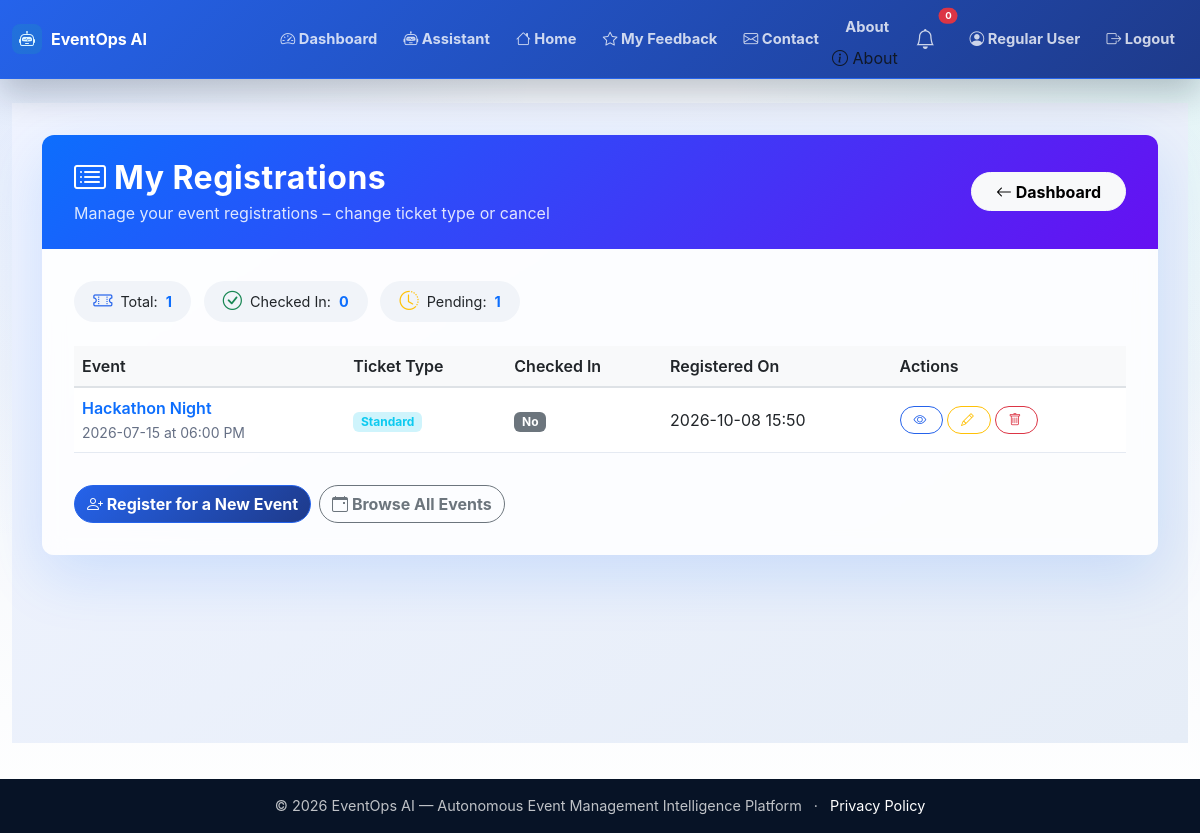
The page /user/registrations (signed in) on the database as committed earlier.
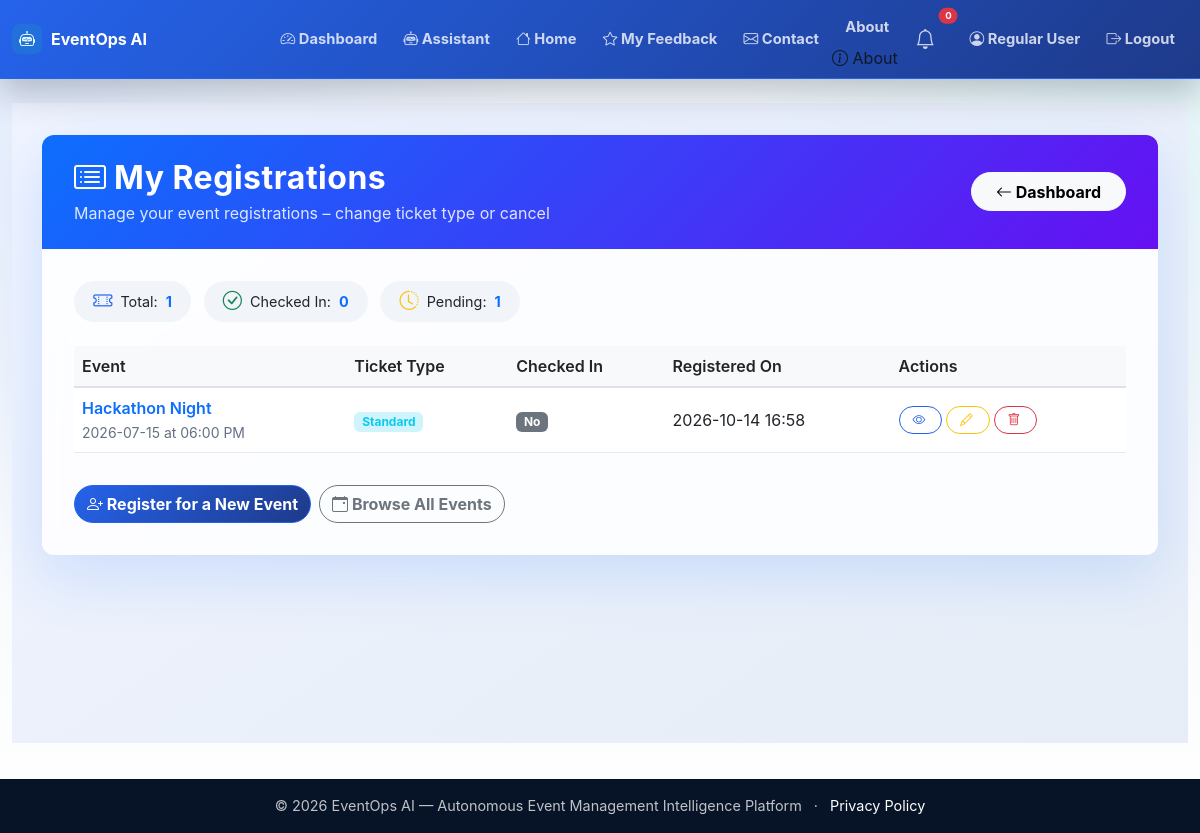
The same page on the database as committed later.
### app.py (models this page shows)
class Registration(db.Model):
    id = db.Column(db.Integer, primary_key=True)
    user_id = db.Column(db.Integer, db.ForeignKey('user.id'))
    event_id = db.Column(db.Integer, db.ForeignKey('event.id'))
    ticket_type = db.Column(db.String(50))
    status = db.Column(db.String(20), default='registered')
    checked_in = db.Column(db.Boolean, default=False)
    registered_at = db.Column(db.DateTime, default=lambda: datetime.now(timezone.utc))
    user = db.relationship('User', backref='registrations')
    event = db.relationship('Event', backref='registrations')

class Event(db.Model):
    id = db.Column(db.Integer, primary_key=True)
    title = db.Column(db.String(200), nullable=False)
    description = db.Column(db.Text)
    date = db.Column(db.String(50))
    time = db.Column(db.String(50))
    location = db.Column(db.String(200))
    capacity = db.Column(db.Integer)
    status = db.Column(db.String(20), default='upcoming')
    created_at = db.Column(db.DateTime, default=lambda: datetime.now(timezone.utc))

### app.py (the view)
@app.route('/user/registrations')
@login_required
def user_my_registrations():
    registrations = Registration.query.filter_by(user_id=current_user.id).all()
    return render_template('user_registrations.html', registrations=registrations)

### app.py (called while the page is built)
@login_manager.user_loader
def load_user(user_id):
    return User.query.get(int(user_id))

### templates/user_registrations.html (shortened to what the changed rows need)
{% extends "base.html" %}
{% block content %}
<div class="registrations-wrapper">
    <div class="container">
        <div class="card registrations-card">
            <div class="card-header d-flex justify-content-between align-items-center flex-wrap">
                <div>
                    <h2><i class="bi bi-card-list me-2"></i>My Registrations</h2>
                </div>
            </div>
            <div class="card-body">
                <div class="table-responsive">
                    <table class="table table-hover align-middle">
                        <thead>
                            <tr>
                                <th>Event</th>
                                <th>Ticket Type</th>
                                <th>Checked In</th>
                                <th>Registered On</th>
                                <th>Actions</th>
                            </tr>
                        </thead>
                        <tbody>
                            {% for reg in registrations %}
                            <tr>
                                <td>
                                    {% if reg.event %}
                                        <span class="event-title">{{ reg.event.title }}</span>
                                        <br><small class="text-muted">{{ reg.event.date }} at {{ reg.event.time }}</small>
                                    {% else %}
                                        <span class="text-muted">Event has been removed</span>
                                    {% endif %}
                                </td>
                                <td>
                                    <span class="badge bg-info-subtle text-info">{{ reg.ticket_type }}</span>
                                </td>
                                <td>
                                    <span class="badge bg-{{ 'success' if reg.checked_in else 'secondary' }}">
                                        {% if reg.checked_in %}<i class="bi bi-check-circle"></i> Yes{% else %}No{% endif %}
                                    </span>
                                </td>
                                <td>{{ reg.registered_at.strftime('%Y-%m-%d %H:%M') }}</td>
                                <td>
                                    <div class="d-flex flex-wrap gap-1">
                                        {% if reg.event %}
                                        <a href="{{ url_for('event_detail', event_id=reg.event.id) }}" class="btn btn-outline-primary btn-sm btn-action">
                                            <i class="bi bi-eye"></i>
                                        </a>
                                        {% else %}
                                        <span class="text-muted-small">Unavailable</span>
                                        {% endif %}
                                        {% if reg.event %}
                                        <button class="btn btn-outline-warning btn-sm btn-action" data-bs-toggle="modal" data-bs-target="#editModal{{ reg.id }}">
                                            <i class="bi bi-pencil"></i>
                                        </button>
                                        {% else %}
                                        <span class="text-muted-small">Cannot edit</span>
                                        {% endif %}
                                        <form method="POST" action="{{ url_for('cancel_registration', reg_id=reg.id) }}" style="display:inline;"
                                              onsubmit="return confirm('Cancel your registration for \'{{ reg.event.title if reg.event else 'this event' }}\'? This cannot be undone.');">
                                            <button type="submit" class="btn btn-outline-danger btn-sm btn-action">
                                                <i class="bi bi-trash"></i>
                                            </button>
                                        </form>
                                    </div>
                                </td>
                            </tr>
                            {% endfor %}
                        </tbody>
                    </table>
                </div>
            </div>
        </div>
    </div>
</div>
{% endblock %}

Rows that differ between the two databases and show on the page:
changed Registration "Standard": registered_at "2026-10-08 15:50" → "2026-10-14 16:58"
